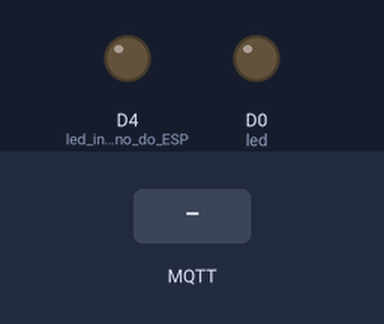
The sketch below on a simulated ESP8266 (NodeMCU). On the bench: output pins drawn as LEDs (lit = HIGH). The test bench sets the inputs (shaded band). WiFi joins after 1.5 s; servers stay silent unless stated; no MQTT or app messages arrive unless stated; what the sketch prints to the serial monitor is not drawn.

Above: at 8.0 s.
8.1 s: MQTT message "0" arrives on the first subscribed topic
At 9.3 s:
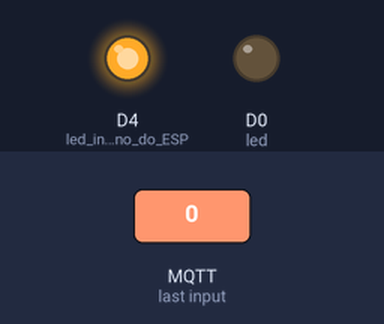
9.6 s: MQTT message "1" arrives on the first subscribed topic
At 10.7 s:
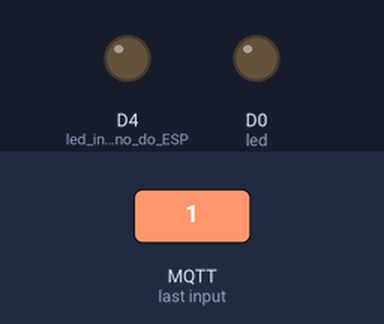
11.1 s: MQTT message "2" arrives on the first subscribed topic
At 11.8 s:
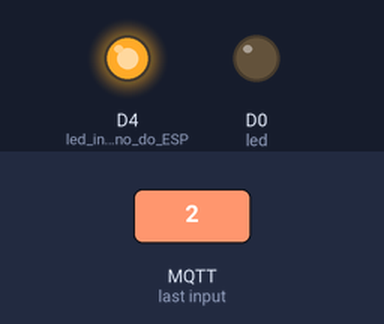
Timing chart, 0 to 14.1 s (numbered marks = the images above; inputs shaded):
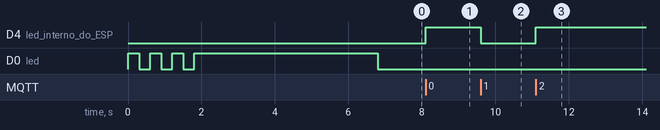

The sketch:

MQTT_simples.ino
```cpp
/*
Este é um programa que estabelece uma conexão wifi e se conecta com um broker mqtt.eclipseprojects.io através do protocolo mqtt.
Nesse program o ESP manda apenas uma mensagem como publish
e e recebe mensagem como subscribe.
Se receber 0 ou 1 apaga ou acende o led respectivamente

*/
#include <ESP8266WiFi.h>
#include <PubSubClient.h>
#define led D0

// =================================== definindo parametros ==========================================
// Parametros de conexão wifi
const char* ssid = "*************"; // NOME DA REDE WIFI
const char* password = "*************"; // SENHA DA REDE WIFI

// link do broker MQTT
const char* mqtt_server = "*************"; // LINK DO BROKER MQTT

// wifi está associado a quem
WiFiClient nodemcuClient;
PubSubClient client(nodemcuClient);

// mensagens
const char* topicoMensagem = "Hello word";
const char* mensagem_antiga; // variavel apenas de comparação

// =============================== void setup ========================================================
void setup(void)
{
  Serial.begin(9600);    // monitor Serial

  // outputs dos componentes eletrônicos
  pinMode(led, OUTPUT);
  pinMode(BUILTIN_LED, OUTPUT); // led interno do ESP

  // funções de conexão wifi e mqtt
  conectar_wifi();  // chamando a função que conecta ao wifi
  client.setServer(mqtt_server, 1883); //chamando a função que conecta o ESP ao broker
  client.setCallback(callback); // chamando a função que recebe os publish's
}

// ===================================== void loop ===================================================
void loop() {
  if(!client.connected()){
    reconectarMQTT(); // chamando função que reconecta ao broker caso o esp se desconecte
  }

  publicar_mensagem();

  client.subscribe("inTopic"); // definindo qual o topico que lê o subscribe
  client.setCallback(callback); // chamando a função responsavel por receber o subscribe
  client.loop(); // código necessária para a função callback
}

// ============================== Função conectando ao wifi ===========================================
void conectar_wifi(){
  // Conectar ao wifi
  WiFi.begin(ssid, password);

  // aguardando conexão
  Serial.println();
  Serial.print("conectando");

  // enquanto não conectar ao wifi colocar ...... na tela
  while(WiFi.status() != WL_CONNECTED){
    Serial.print(".");
    digitalWrite(led, HIGH);
    delay(300);
    digitalWrite(led, LOW);
    delay(300);
  }
  Serial.println("");
  Serial.println("WiFi conectado");
  digitalWrite(led, HIGH);
  delay(5000);

  digitalWrite(led, LOW);
}

// ================================== função reconectar MQTT ===============================================
void reconectarMQTT(){
  while(!client.connected()){    // se desconectar
    client.connect("ESP8266");   // reestabelece uma conexão, necessário dar um nome para esse client
  }
}

// =================================== ENVIAR MENSAGEM =================================================
void publicar_mensagem(){
  if(topicoMensagem != mensagem_antiga){ // compara a mensagem com a antiga e só publica a mensagem se ela for nova
    //             topico       mensagem
  client.publish("outTopic", topicoMensagem); // código que publica a mensagem
  mensagem_antiga = topicoMensagem;    // só pra falar que essa mensagem já foi publicada
  Serial.println("mensagem publicada");
  }

}

// =================================== RECEBER MENSAGEM =================================================
void callback(char* topic, byte* payload, unsigned int length) {
  Serial.print("Messagem recebida [");
  Serial.print(topic);
  Serial.print("] ");
  Serial.println();

  // esse for aqui é para mostrar a mensagem toda, parece que o protocolo mqtt só entende byte
  for (int i = 0; i < length; i++) {
    Serial.print((char)payload[i]);
  }
  Serial.println();

 // parte responsavel por apagar e acender o led
  // Switch on the LED if an 1 was received as first character
  if ((char)payload[0] == '1') {
    digitalWrite(BUILTIN_LED, LOW);   // Turn the LED on (Note that LOW is the voltage level
    // but actually the LED is on; this is because
    // it is active low on the ESP-01)
    client.publish("outTopic", "led acesso");
  } else {
    digitalWrite(BUILTIN_LED, HIGH);  // Turn the LED off by making the voltage HIGH
    client.publish("outTopic", "led apagado");
  }

}
```

Measured:
- after the input at 8.1 s, D4 (led_interno_do_ESP): LOW → HIGH at once
- after the input at 9.6 s, D4 (led_interno_do_ESP): HIGH → LOW at once
- after the input at 11.1 s, D4 (led_interno_do_ESP): LOW → HIGH at once
